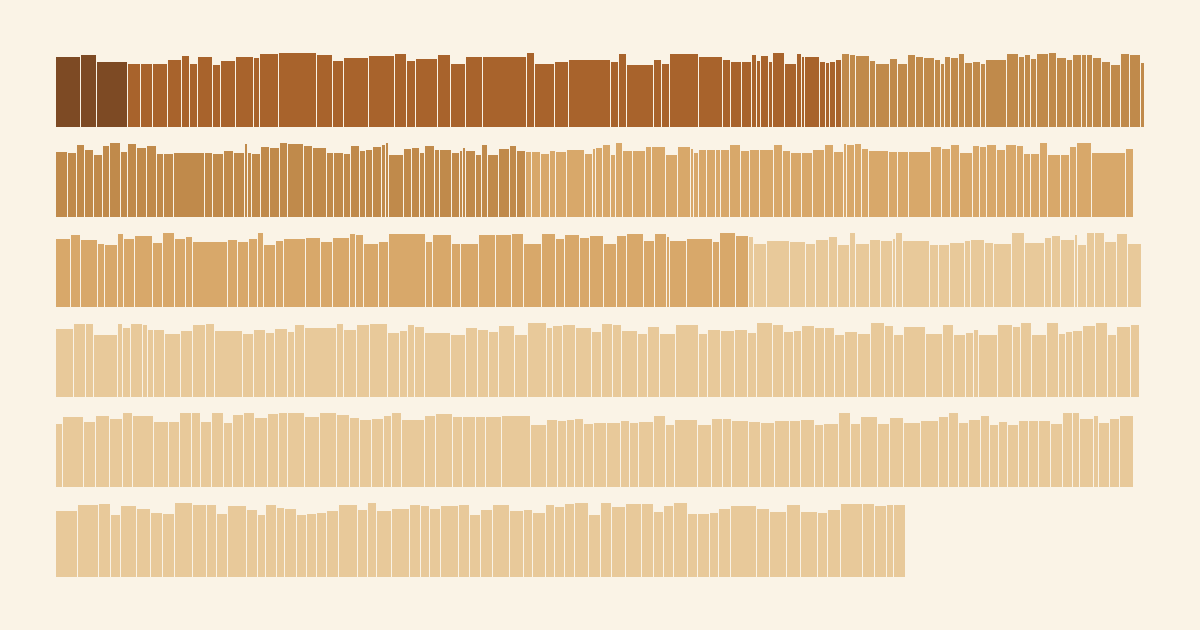
#> input picture docs/assets/social-card.png, 1200 x 630 px
$ python -i build_gallery_thumbs.py   (imports and definitions only)
#> lines starting #> are read from the running program, lines starting #| are printed output that depends on the picture
#> further down, picture is the input picture: PIL image 1200x630 RGB; mean R, G, B 232.1, 207.1, 173.5
#!/usr/bin/env python3
"""Generate the derivatives /gallery/ actually serves, from the originals.

    python3 scripts/build_gallery_thumbs.py
    python3 scripts/build_gallery_thumbs.py --force

The page used to serve the committed originals straight into the grid: 153 MB
across 36 photos, several over 6 MB, every one of them scaled down by the
browser into a box a few hundred pixels wide. `loading="lazy"` deferred the
cost but did not remove it. This reads each original from photo-originals/ and
writes two smaller copies into the site, which are what the page loads:

    docs/assets/gallery/thumbs/  800 px wide   the grid tile
    docs/assets/gallery/large/  2000 px wide   the lightbox

The originals stay committed and untouched as the source these are rebuilt
from, but they live outside docs/ so that Jekyll does not publish 144 MB of
full-resolution photographs nothing links to.

Also written is docs/_data/gallery_render.json, which carries the three things
the template cannot work out for itself:

  - the exact pixel size of every thumbnail, so the tiles can declare
    width/height and the grid stops reflowing as photos arrive;
  - a 16 px-wide copy of each photo inlined as a data URI, so a tile shows a
    blurred impression of its own photo immediately rather than a blank box;
  - a characteristic colour per photo and per park, which the page uses to
    tint each park's heading. Derived from the photographs rather than chosen.

Unlike the other generators this one needs Pillow, so it is deliberately NOT
part of build.py: that runs in CI with nothing installed and must stay
standard-library only. This is a manual pass run when photos are added, and
its output is committed -- the same arrangement as `build_covers.py --fetch`.
Pillow is imported inside main() so the module stays importable (and testable)
without it.
"""

import argparse
import base64
import colorsys
import io
import json
import os
import sys

sys.path.insert(0, os.path.dirname(os.path.abspath(__file__)))

import gallery_data  # noqa: E402

HERE = os.path.dirname(os.path.abspath(__file__))
ROOT = os.path.dirname(HERE)
DATA = os.path.join(ROOT, 'docs', '_data')

# Read from outside the site source, written into it. The originals are the
# only input here and are deliberately not under docs/ (see gallery_data);
# the derivatives are the only thing the page loads, so they belong there.
ORIGINALS = gallery_data.ORIGINALS_DIR
DERIVATIVES = os.path.join(ROOT, 'docs', 'assets', 'gallery')

# Widths, not heights: the grid lays out in columns, and every photo here is
# landscape apart from one, so width is the dimension that bounds the work.
# 800 covers a ~300 px tile on a 2x display without paying for more.
SIZES = {'thumbs': 800, 'large': 2000}
QUALITY = {'thumbs': 80, 'large': 82}

# Wide enough to keep the shape of a scene, small enough that the whole set of
# 36 inlined placeholders costs less than a single photo used to.
LQIP_WIDTH = 16
LQIP_QUALITY = 40

# Colour extraction. A flat mean is the obvious approach and the wrong one:
# averaging a whole landscape converges on the same grey-blue for every park,
# because sky and rock dominate by area everywhere. Measured across these 36
# photos it put thirteen of the fourteen parks within a few percent of each
# other, which is useless as a way to tell them apart.
#
# So: quantise to a handful of clusters and pick the one that is both
# prominent and actually coloured, weighting by saturation. Two details earn
# their place --
#
#   - The top of the frame is dropped first. Sky is the most saturated thing
#     in most of these shots, so scoring on saturation picks it nearly every
#     time, and sky looks the same above every park. The ground is what
#     distinguishes them.
#   - Near-black and near-white clusters are skipped. A crushed shadow or a
#     blown highlight carries no hue worth reading.
SKY_CROP = 0.40
QUANT_COLOURS = 8
SATURATION_BIAS = 1.4
SAMPLE_BOX = (240, 240)

# Bounds the page's accent colours are pulled into, per theme, so a cave shot
# does not produce a heading too dark to read. Hue is never touched -- that is
# the part carrying which park this is. min_sat stays low deliberately: a park
# that genuinely photographs grey should stay grey rather than be handed an
# invented hue amplified out of sensor noise.
ACCENT_LIGHT = {'min_sat': 0.20, 'max_sat': 0.62, 'min_val': 0.30, 'max_val': 0.48}
ACCENT_DARK = {'min_sat': 0.18, 'max_sat': 0.55, 'min_val': 0.62, 'max_val': 0.80}


# [28 lines left out: functions scaled_size, derivative_path, is_stale, not called in this run]


def clamp(value, low, high):
    return max(low, min(high, value))


def to_hex(rgb):
    return '#%02x%02x%02x' % tuple(int(round(clamp(c, 0, 255))) for c in rgb)


def to_hsv(rgb):
    return colorsys.rgb_to_hsv(*[clamp(c, 0, 255) / 255.0 for c in rgb])


# [91 lines left out: functions combine_colours, accent, load_image, existing_size, write_derivative, make_lqip, not called in this run]


def score_cluster(share, saturation, value):
    """How well a quantised cluster represents the photo.

    Prominence times saturation, damped away from mid-tones so a colour is
    picked that will still read once the accent bounds are applied.
    """
    return share * (saturation ** SATURATION_BIAS) * (1 - abs(value - 0.55))


def dominant_colour(image):
    """The photo's most characteristic colour.

    See the notes on SKY_CROP above for why this is not a mean.
    """
    from PIL import Image

    sample = image.copy()
    sample.thumbnail(SAMPLE_BOX, Image.LANCZOS)
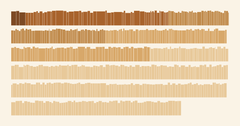
#> sample: PIL image 240x126 RGB; mean R, G, B 232.1, 207.1, 173.5
    width, height = sample.size
#> width = 240; height = 126
    sample = sample.crop((0, int(height * SKY_CROP), width, height))
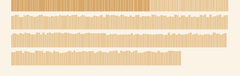
#> sample: PIL image 240x76 RGB; mean R, G, B 239, 217.7, 185.1

    quantised = sample.quantize(colors=QUANT_COLOURS, method=Image.MEDIANCUT)
    palette = quantised.getpalette()[:QUANT_COLOURS * 3]
#> palette = [251, 245, 234, 250, 243, 230, 250, 243, 229, 241, 223, 194, 235, 207, 165, 233, 203, 158, 232, 200, 153, 220, 177, 120]
    # getcolors() yields (count, index) pairs -- in that order.
    counts = {index: count for count, index in quantised.getcolors()}
#> counts = {0: 1225, 1: 4520, 2: 1165, 3: 1090, 4: 3912, 5: 1768, 6: 3043, 7: 1517}
    total = float(sum(counts.values()))
#> total = 18240

    best, best_score = None, -1.0
    for index, count in counts.items():
        rgb = tuple(palette[index * 3:index * 3 + 3])
        _, saturation, value = to_hsv(rgb)
        if value < 0.08 or value > 0.97:
            continue
        current = score_cluster(count / total, saturation, value)
        if current > best_score:
            best, best_score = rgb, current
#> this loop made 8 passes
#> (count, saturation, value, current, best, best_score) on passes 4 to 5: (1090, 0.195, 0.945, 0.00367, (241, 223, 194), 0.00367), (3912, 0.298, 0.922, 0.0247, (235, 207, 165), 0.0247)
#> (count, rgb, saturation, value) on passes 1 to 3: (1225, (251, 245, 234), 0.0677, 0.984), (4520, (250, 243, 230), 0.08, 0.98), (1165, (250, 243, 229), 0.084, 0.98)
#> after the loop, best_score = 0.0247

    # Every cluster crushed or blown: fall back to the plain mean, which is at
    # least a colour the photo contains a lot of.
    if best is None:
        return image.resize((1, 1), Image.LANCZOS).getpixel((0, 0))
    return best


# [90 lines left out: functions build, directory_bytes, main, not called in this run]


# [2 lines not run here, left out]

>>> from PIL import Image
>>> picture = Image.open('../docs/assets/social-card.png')
>>> result = dominant_colour(picture)
#> result = (235, 207, 165)
